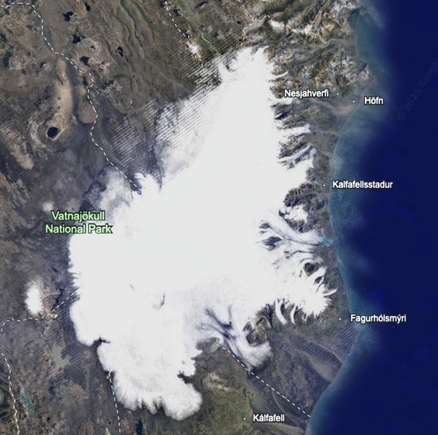
%> input picture Dev_Keno/2003_12.png, 438 x 435 px, shrunk from 605 x 600 before the run; its folder holds 2 pictures in this run
$ octave --eval "brisk;"   (GNU Octave 9; MATLAB toolbox functions it lacks are replaced by stand-ins)
%> lines starting %> are read from the running program, lines starting %| are printed output that depends on the picture
function brisk()
    close all;
    %% 1. Ordner mit Bildern wählen
    imageFolder = uigetdir(pwd, 'Wähle Ordner mit Satellitenbildern aus');
%> the answer given: .
    if imageFolder == 0
        disp('Kein Ordner gewählt. Abbruch.');
        return;
    end

    %% 2. Bilder laden und sortieren
    imageFiles = dir(fullfile(imageFolder, '*.jpg'));
    if isempty(imageFiles)
        imageFiles = dir(fullfile(imageFolder, '*.png'));
    end
    if length(imageFiles) < 2
        error('Mindestens zwei Bilder erforderlich.');
    end
    imageFiles = sort_nat({imageFiles.name});

    %% 3. Referenzbild vorbereiten
    refImg = imread(fullfile(imageFolder, imageFiles{1}));
%> refImg is the input picture: size 435x438x3 uint8; mean R, G, B 115, 117.6, 130.8
    refGray = preprocessImage(refImg);
%> in preprocessImage, `img = rgb2gray(img);`:
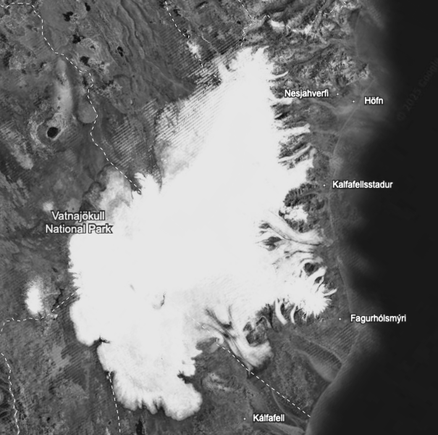
%> img: size 435x438 uint8; min 10, max 255, mean 118.3
%> in preprocessImage, `img = adapthisteq(img);`:
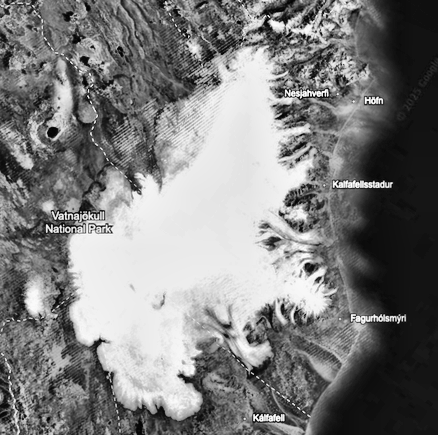
%> img: size 435x438 uint8; min 0, max 255, mean 125.7
    refSize = size(refGray);
%> refSize = [435 438]

    % Kumulierte Differenzinitialisierung
    cumulativeDiff = zeros(refSize);
    totalMask = true(refSize);

    %% 4. Schleife über alle weiteren Bilder
    skippedImages = {};

    for i = 2:length(imageFiles)
        img = imread(fullfile(imageFolder, imageFiles{i}));
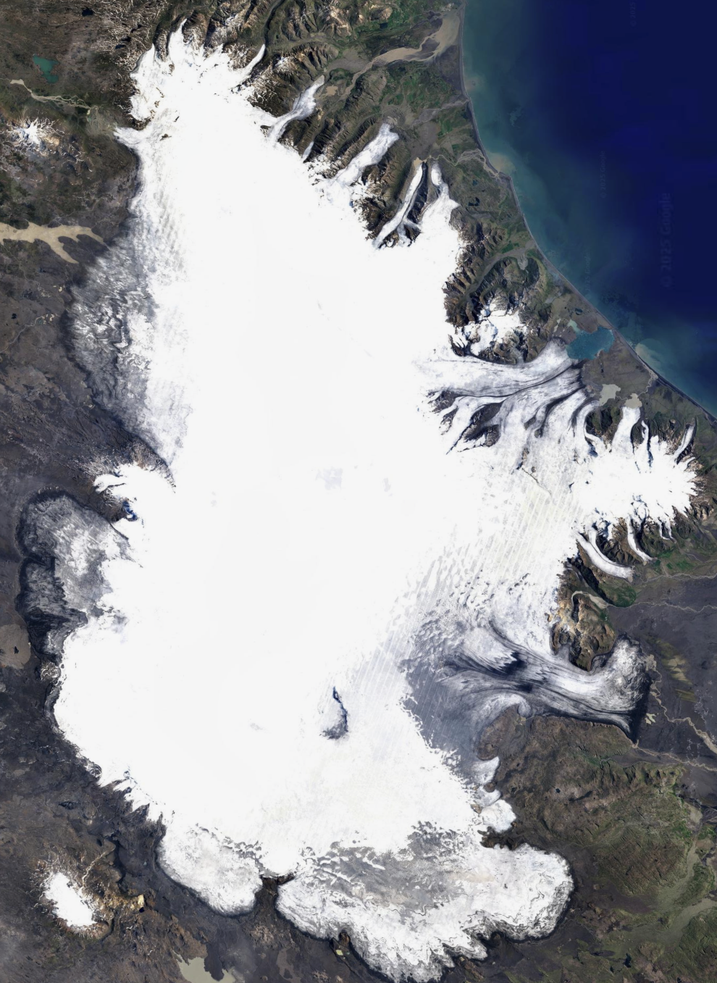
%> input picture Dev_Keno/2020_13.png, 717 x 983 px, shrunk from 990 x 1357 before the run
%> img is the input picture: size 983x717x3 uint8; mean R, G, B 144.4, 146.1, 152.1
        gray = preprocessImage(img);
%> in preprocessImage (call 2), `img = rgb2gray(img);`:
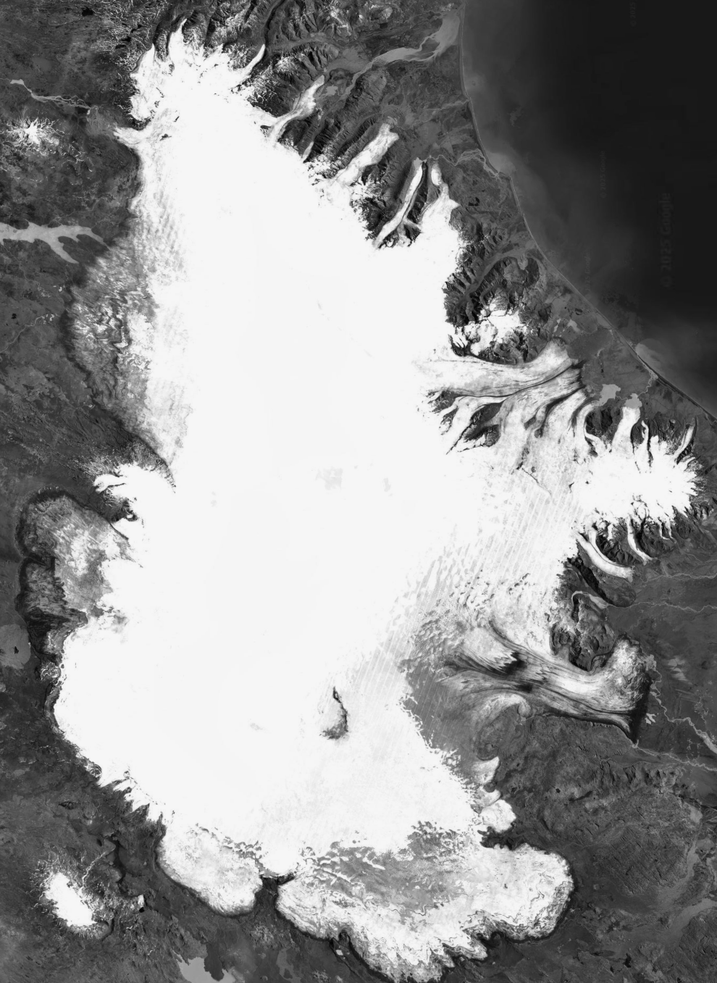
%> img: size 983x717 uint8; min 1, max 255, mean 146.2
%> in preprocessImage (call 2), `img = adapthisteq(img);`:
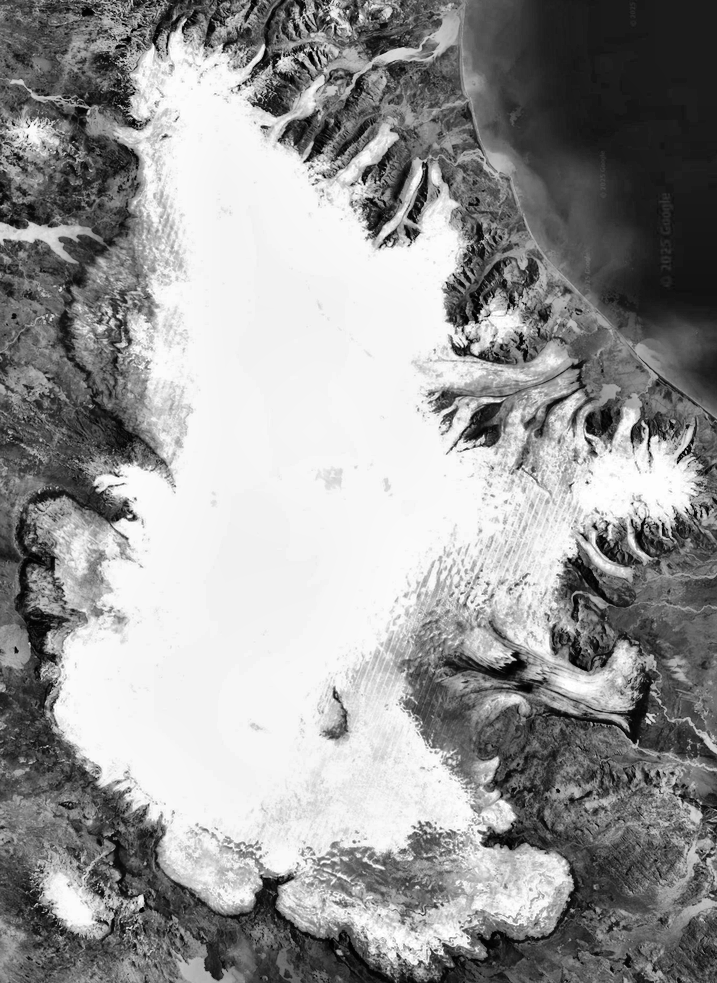
%> img: size 983x717 uint8; min 0, max 255, mean 150.6

        % Registrierung
        [registered, validMask] = registerImages(refGray, gray);

        if isempty(registered)
            skippedImages{end+1} = imageFiles{i};
            continue;
        end

        %% DEBUG: Registrierte Bilder anzeigen
        figure('Name', ['Registriertes Bild: ', imageFiles{i}], 'NumberTitle', 'off');
        subplot(1,3,1); imshow(refGray); title('Referenz (aktuell)');
        subplot(1,3,2); imshow(registered); title('Registriert (ausgerichtet)');
        subplot(1,3,3);
        imshowpair(refGray, registered);
        title('Überlagerung mit Referenz');

        % Differenzbild berechnen
        diffImage = imabsdiff(refGray, registered);
        diffImage(~validMask) = 0;

        % Akkumulation
        cumulativeDiff = cumulativeDiff + diffImage;
        totalMask = totalMask & validMask;
    end

    if ~isempty(skippedImages)
        disp('Folgende Bilder konnten nicht registriert werden und wurden übersprungen:');
        disp(skippedImages');
    end

    %% 5. Visualisierung kumulierter Differenz
    cumulativeDiff(~totalMask) = 0;
    visualizeDifferenceHeatmap(cumulativeDiff);
end

%% --- Preprocessing: Grau + Histogrammausgleich ---
function grayImage = preprocessImage(img)
    figure;
    subplot(1, 2, 1);
    imshow(img);
    title('Original');
    if size(img, 3) == 3
        img = rgb2gray(img);
    end
    img = adapthisteq(img);
    grayImage = im2double(img);
    subplot(1, 2, 2);
    imshow(grayImage);
    title('Vorverarbeitet');
end

%% --- Registrierung basierend auf SURF Features ---
function [registered2, validMask] = registerImages(gray1, gray2)
    try
        % BRISK
        % https://de.mathworks.com/help/vision/ug/local-feature-detection-and-extraction.html
        pts1BRISK = detectBRISKFeatures(gray1,MinContrast=0.1);
%> pts1BRISK = 2169 points; strongest (x, y): (392, 184), (399, 323), (48, 227), (182, 377), (309, 96)
        pts2BRISK = detectBRISKFeatures(gray2,MinContrast=0.1);
%> pts2BRISK = 6665 points; strongest (x, y): (678, 463), (28, 137), (305, 162), (447, 283), (515, 660)

        [f1BRISK, vpts1BRISK] = extractFeatures(gray1, pts1BRISK);
%> vpts1BRISK has the same summary as pts1BRISK
        [f2BRISK, vpts2BRISK] = extractFeatures(gray2, pts2BRISK);
%> vpts2BRISK has the same summary as pts2BRISK

        indexPairsBRISK = matchFeatures(f1BRISK, f2BRISK, MatchThreshold=10, MaxRatio=0.7);
%> indexPairsBRISK = [784 5667; 872 5569; 982 5634; 1182 6243; 1583 6476]

        if size(indexPairsBRISK, 1) < 3
            warning('Zu wenige Übereinstimmungen für Registrierung.');
            registered2 = [];
            validMask = [];
            return;
        end

        matched1BRISK = vpts1BRISK(indexPairsBRISK(:,1));
%> matched1BRISK = 5 points; (x, y): (284, 212), (268, 248), (261, 343), (150, 177), (141, 182)
        matched2BRISK = vpts2BRISK(indexPairsBRISK(:,2));
%> matched2BRISK = 5 points; (x, y): (483, 439), (463, 343), (130, 468), (115, 493), (608, 653)

        pts1 = detectSURFFeatures(gray1, 'MetricThreshold', 1000, 'NumOctaves', 6);
        pts2 = detectSURFFeatures(gray2, 'MetricThreshold', 1000, 'NumOctaves', 6);

        [f1, vpts1] = extractFeatures(gray1, pts1);
        [f2, vpts2] = extractFeatures(gray2, pts2);

        indexPairs = matchFeatures(f1, f2, 'Unique', true);

        if size(indexPairs, 1) < 3
            warning('Zu wenige Übereinstimmungen für Registrierung.');
            registered2 = [];
            validMask = [];
            return;
        end

        matched1SURF = vpts1(indexPairs(:,1));
        matched2SURF = vpts2(indexPairs(:,2));

        % Combine SURF and BRISK
        matched1 = [matched1SURF.Location; matched1BRISK.Location];
        matched2 = [matched2SURF.Location; matched2BRISK.Location];
        %% DEBUG: Korrespondenzpunkte anzeigen
        figure('Name', 'Korrespondenzpunkte');
        showMatchedFeatures(gray1, gray2, matched1, matched2, 'montage');
        title(['Gefundene Korrespondenzen: ', num2str(size(indexPairs,1))]);

        tform = estgeotform2d(matched2, matched1, 'similarity');
        outputRef = imref2d(size(gray1));
        registered2 = imwarp(gray2, tform, 'OutputView', outputRef);

        mask = ones(size(gray2));
        warpedMask = imwarp(mask, tform, 'OutputView', outputRef);
        validMask = warpedMask > 0;

    catch ME
        warning(['Registrierung fehlgeschlagen: ', ME.message]);
        registered2 = [];
        validMask = [];
    end
end

%% --- Heatmap der Differenz anzeigen ---
function visualizeDifferenceHeatmap(diffImage)
    figure;
    imagesc(diffImage);
    axis image off;
    colormap jet;
    colorbar;
    title('Differenz-Heatmap');
end
%% --- Natürliche Sortierung der Bilddateien ---
function sorted = sort_nat(filenames)
    expr = '\d{4}';
    years = regexp(filenames, expr, 'match', 'once');
    years = cellfun(@str2double, years);
    [~, idx] = sort(years);
    sorted = filenames(idx);
end
%> in brisk, `[registered, validMask] = registerImages(refGray, gray);`: registered = []
%> in brisk, `cumulativeDiff(~totalMask) = 0;`: cumulativeDiff: size 435x438 double; every value is 0
